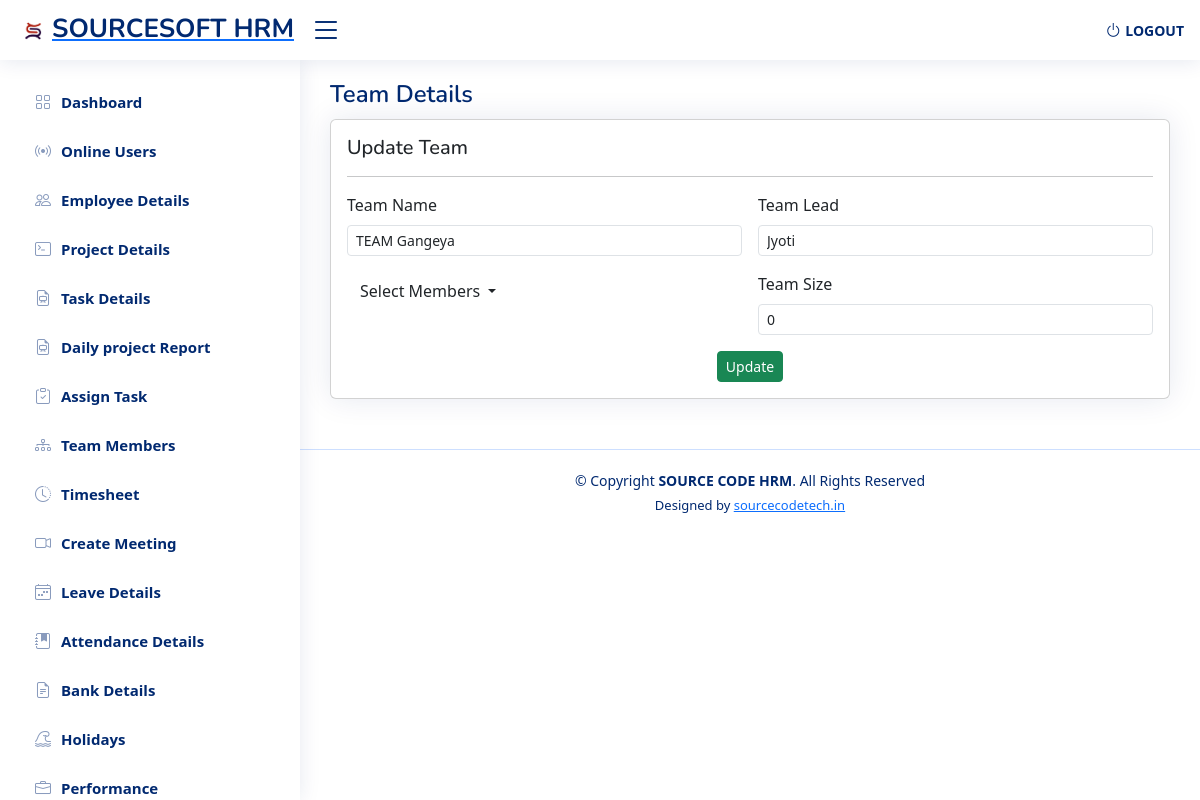
The app's page /sourcesoft/admin_dashboard/update_members.php?id=50 with its own data.
### tables this page shows
CREATE TABLE `team_member` (
  `id` int(11) NOT NULL,
  `team_name` varchar(30) NOT NULL,
  `team_lead` varchar(255) NOT NULL,
  `members` varchar(255) NOT NULL,
  `team_size` int(11) NOT NULL
);

### sourcesoft/admin_dashboard/update_members.php (the view, shortened to what this page needs)
<!DOCTYPE html>
<html lang="en">
<head>
    <link href="https://cdn.jsdelivr.net/npm/bootstrap@5.3.2/dist/css/bootstrap.min.css" rel="stylesheet"
>
    <link rel="stylesheet" href="https://cdnjs.cloudflare.com/ajax/libs/font-awesome/4.7.0/css/font-awesome.min.css">
    <link href="assets/vendor/bootstrap/css/bootstrap.min.css" rel="stylesheet">
    <link href="assets/vendor/bootstrap-icons/bootstrap-icons.css" rel="stylesheet">
    <link href="assets/vendor/boxicons/css/boxicons.min.css" rel="stylesheet">
    <link href="assets/vendor/quill/quill.snow.css" rel="stylesheet">
    <link href="assets/vendor/quill/quill.bubble.css" rel="stylesheet">
    <link href="assets/vendor/remixicon/remixicon.css" rel="stylesheet">
    <link href="assets/vendor/simple-datatables/style.css" rel="stylesheet">
    <link href="assets/css/style.css" rel="stylesheet">
    <link rel="stylesheet" href="https://cdn.jsdelivr.net/npm/sweetalert2@11.0.18/dist/sweetalert2.min.css">
</head>
<body>
    <?php include "include/header.php"; ?>
    <?php include "include/sidebar.php"; ?>
    <main id="main" class="main">
        <div class="pagetitle">
            <h1>Team Details</h1>
        </div>
        <?php
    include("connection.php");
    $id = $_GET['id'];
    $query = "SELECT * FROM team_member where id='$id'";
    $data = mysqli_query($conn, $query);
    $result = mysqli_fetch_assoc($data);
    ?>
        <section class="section dashboard">
            <div class="row">
                <!DOCTYPE html>
                <html lang="en">
                <head>
                    <link href="https://cdn.jsdelivr.net/npm/bootstrap@5.3.0/dist/css/bootstrap.min.css"
                        rel="stylesheet">
                </head>
                <body>
                    <div class="container">
                        <div class="card">
                            <div class="card-body">
                                <h5 class="">Update Team</h5>
                                <hr>
                                <form class="row g-3" action="#" method="POST" onsubmit="return validateForm()">
                                    <div class="col-md-6">
                                        <label for="inputfname" class="form-label">Team Name</label>
                                        <input type="text" name="team_name" class="form-control form-control-sm"
                                            id="inputfname" placeholder="Team Name" required
                                            value="<?php echo $result['team_name'] ?>" autocomplete="off">
                                    </div>
                                    <div class="col-md-6">
                                        <label for="inputlname" class="form-label">Team Lead</label>
                                        <select id="inputrole" name="team_lead" class="form-control form-control-sm"
                                            required>
                                            <option value="<?php echo $result['team_lead']; ?>">
                                                <?php echo $result['team_lead']; ?></option>
                                        </select>
                                    </div><br><br>
                                    <div class="col-md-6">
                                    <div class="dropdown">
                                        <button class="btn dropdown-toggle" type="button"
                                            id="multiSelectDropdown" data-bs-toggle="dropdown" aria-expanded="false" required >
                                             Select Members
                                        </button>
                                    </div>
                                    </div>
                                    <br><br>
                                    <div class="col-md-6">
                                <label for="inputteamsize" class="form-label">Team Size</label>
                                <input type="number" name="team_size" class="form-control form-control-sm" id="inputteamsize"
                                    placeholder="Team Size" value="<?php echo $result['team_size'] ?>"  autocomplete="off" required>
                                </div>
                                    <center>
                                        <div class="col-md-6">
                                            <button type="submit" class="btn btn-success btn-sm" name="update"
                                                onclick="return validateForm()">Update</button>
                                        </div>
                                    </center>
                                </form>
                            </div>
                        </div>
                    </div>
                </body>
                </html>
            </div>
        </section>
    </main>
    <?php include "include/footer.php"; ?>
</body>
</html>

### sourcesoft/admin_dashboard/assets/css/style.css (style rules this page uses)
:root { scroll-behavior: smooth; }
body { font-family: "Open Sans", sans-serif; background: #f6f9ff; color: #444444; }
h1, h2, h3, h4, h5, h6 { font-family: "Nunito", sans-serif; }
#main { margin-top: 60px; padding: 20px 30px; transition: all 0.3s; }
.pagetitle { margin-bottom: 10px; }
.pagetitle h1 { font-size: 24px; margin-bottom: 0; font-weight: 600; color: #012970; }
.card { margin-bottom: 30px; border: none; border-radius: 5px; box-shadow: 0px 0 30px rgba(1, 41, 112, 0.1); }
.card-body { padding: 0 20px 20px 20px; }
@media (min-width: 1200px) { #main, #footer { margin-left: 300px; } }

### records on screen
team_member: team_name "TEAM Gangeya", team_lead "Jyoti", team_size "0"
